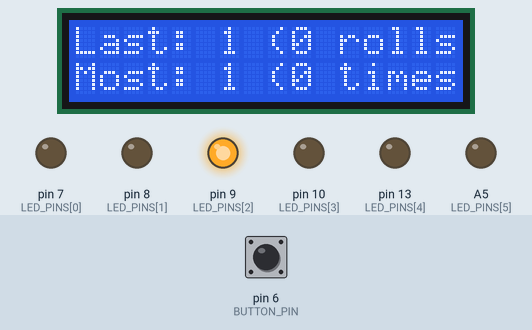
Recording of a sketch running on a simulated Arduino Uno, built with avr-gcc and run on an emulated ATmega328P. On the bench: 16×2 character LCD, output pins drawn as LEDs (lit = HIGH). Dashed ring = blinking. The inputs (shaded band) are chosen by the test bench; at power-on: pin 6 (BUTTON_PIN) HIGH. Random numbers use the default seed unless the sketch sets one; what the sketch prints to the serial monitor is not drawn.

Above: at 4.4 s.
4.5 s: pin 6 (BUTTON_PIN) pulled LOW for 0.15 s
At 7.1 s:
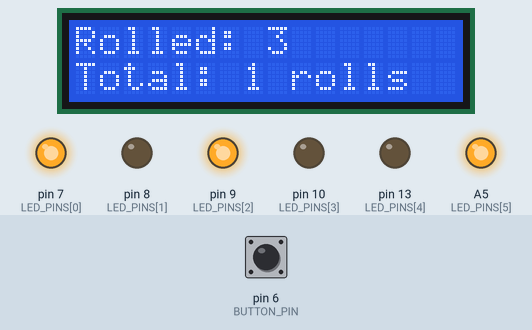
8.2 s: pin 6 (BUTTON_PIN) pulled LOW for 1 s
At 9.35 s:
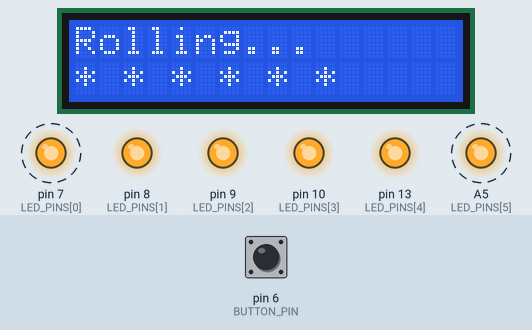
9.8 s: pin 6 (BUTTON_PIN) pulsed LOW 5 times (0.12 s each, 0.3 s apart)
At 14.0 s:
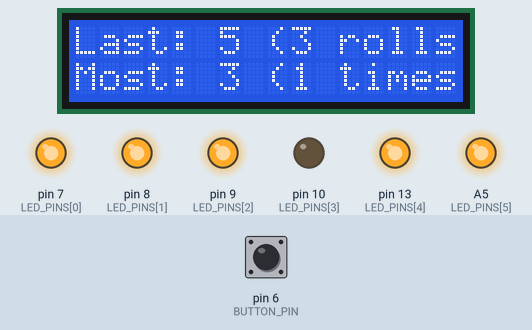
14.3 s: pin 6 (BUTTON_PIN) pulled LOW for 0.15 s
At 16.9 s:
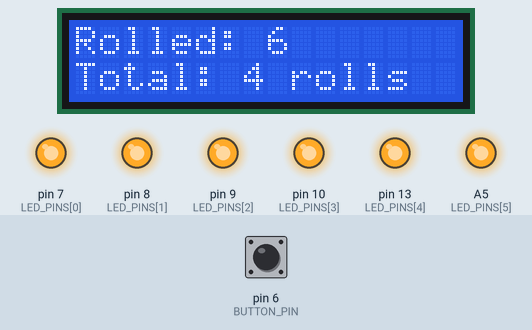
18.0 s: pin 6 (BUTTON_PIN) pulled LOW for 1 s
At 20.18 s:
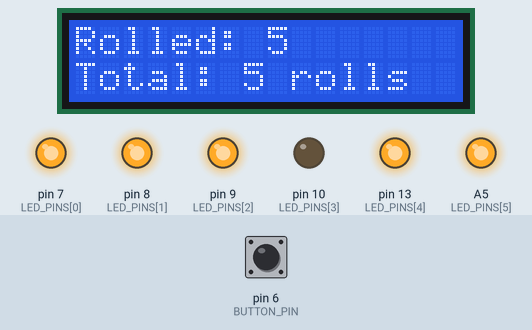
Timing chart, 0 to 20.6 s (numbered marks = the images above; inputs shaded):
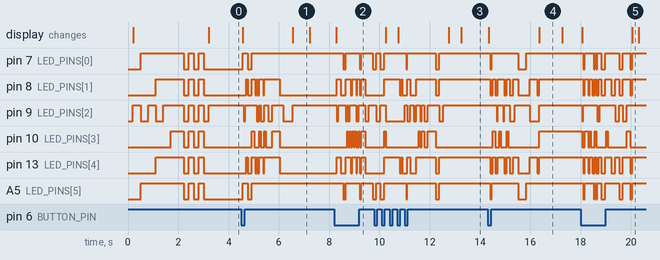

The sketch:

digital_dice.ino
```cpp
/*
  Project 12: Digital Dice
  An electronic dice that displays random numbers 1-6 with rolling animation

  This project reinforces:
  - Digital output (LEDs) - from Program 1
  - Digital input (button) - from Program 2
  - LCD display - from Program 8
  - Random number generation - from Program 11
  - Mathematical concepts (probability, modulo)

  🎲 MISSION PREVIEW: "Probability Engineer"
  Master the mathematics of chance and create systems that make fair decisions!

  Hardware Required:
  - Arduino board
  - 16x2 LCD display
  - 1x Push button
  - 6x LEDs (to represent dice dots)
  - 6x 220Ω resistors (for LEDs)
  - 1x 10KΩ resistor (for button) or use INPUT_PULLUP
  - 1x 10KΩ potentiometer (for LCD contrast)
  - Breadboard and jumper wires
*/

#include <LiquidCrystal.h>

// Initialize LCD library (reinforces LCD from Program 8)
LiquidCrystal lcd(12, 11, 5, 4, 3, 2);

// Pin definitions
const int BUTTON_PIN = 6;           // Roll button
const int LED_PINS[] = {7, 8, 9, 10, 13, A5};  // 6 LEDs for dice pattern
const int NUM_LEDS = 6;             // Number of LEDs

// Game variables
int currentRoll = 1;                // Current dice value
int rollCount = 0;                  // Total number of rolls
int rollHistory[6] = {0, 0, 0, 0, 0, 0};  // Count of each number (reinforces arrays)
bool isRolling = false;             // Animation state
int animationSpeed = 50;            // Animation speed (ms)

// Button handling (reinforces button concepts from Program 2)
bool lastButtonState = HIGH;
bool buttonPressed = false;
unsigned long lastDebounceTime = 0;
const unsigned long debounceDelay = 50;

// Timing variables (reinforces timing from multiple programs)
unsigned long lastRollTime = 0;
unsigned long rollStartTime = 0;
const unsigned long rollDuration = 2000;  // 2 seconds of rolling animation

// Dice patterns - which LEDs to light for each number (reinforces arrays and patterns)
bool dicePatterns[7][6] = {
  {0, 0, 0, 0, 0, 0},  // 0 (not used)
  {0, 0, 1, 0, 0, 0},  // 1: center dot
  {1, 0, 0, 0, 0, 1},  // 2: opposite corners
  {1, 0, 1, 0, 0, 1},  // 3: diagonal
  {1, 1, 0, 0, 1, 1},  // 4: four corners
  {1, 1, 1, 0, 1, 1},  // 5: four corners + center
  {1, 1, 1, 1, 1, 1}   // 6: all dots
};

void setup() {
  // Initialize pins (reinforces pinMode from Programs 1 & 2)
  pinMode(BUTTON_PIN, INPUT_PULLUP);
  for (int i = 0; i < NUM_LEDS; i++) {
    pinMode(LED_PINS[i], OUTPUT);
  }

  // Initialize LCD (reinforces LCD setup from Program 8)
  lcd.begin(16, 2);
  lcd.clear();

  // Initialize serial communication (reinforces serial from all programs)
  Serial.begin(9600);
  Serial.println("🎲 DIGITAL DICE STARTED!");
  Serial.println("🎲 PROBABILITY ENGINEER MODE - Master the mathematics of chance!");
  Serial.println("Press button to roll the dice!");
  Serial.println("===========================================");

  // Initialize random number generator (reinforces random from Program 11)
  randomSeed(analogRead(A0));

  // Display welcome message
  lcd.setCursor(0, 0);
  lcd.print("Digital Dice");
  lcd.setCursor(0, 1);
  lcd.print("Press to roll!");

  // Show initial dice pattern
  displayDice(1);

  // Startup animation (reinforces LED control from Program 1)
  startupAnimation();
}

void loop() {
  // Handle button input (reinforces button handling from Program 2)
  handleButton();

  // Handle rolling animation
  if (isRolling) {
    handleRollingAnimation();
  }

  // Update display periodically
  static unsigned long lastUpdate = 0;
  if (millis() - lastUpdate > 1000) {
    updateDisplay();
    lastUpdate = millis();
  }
}

// Function to handle button presses (reinforces button concepts)
void handleButton() {
  bool reading = digitalRead(BUTTON_PIN);

  // Check if button state changed (debouncing)
  if (reading != lastButtonState) {
    lastDebounceTime = millis();
  }

  // If button state has been stable for debounce delay
  if ((millis() - lastDebounceTime) > debounceDelay) {
    // If button state has changed
    if (reading != buttonPressed) {
      buttonPressed = reading;

      // If button was pressed (LOW because of pull-up)
      if (buttonPressed == LOW && !isRolling) {
        startRoll();
      }
    }
  }

  lastButtonState = reading;
}

// Function to start rolling animation
void startRoll() {
  isRolling = true;
  rollStartTime = millis();
  animationSpeed = 50;  // Start fast

  Serial.println("🎲 Rolling dice...");

  // Clear LCD and show rolling message
  lcd.clear();
  lcd.setCursor(0, 0);
  lcd.print("Rolling...");

  // Show rolling animation on second line
  lcd.setCursor(0, 1);
  lcd.print("* * * * * *");
}

// Function to handle rolling animation
void handleRollingAnimation() {
  unsigned long currentTime = millis();

  // Generate random number during roll (reinforces random numbers)
  if (currentTime - lastRollTime > animationSpeed) {
    currentRoll = random(1, 7);  // Random number 1-6
    displayDice(currentRoll);

    lastRollTime = currentTime;

    // Gradually slow down animation (makes it feel more realistic)
    if (currentTime - rollStartTime > rollDuration / 2) {
      animationSpeed = 150;  // Slow down
    }
  }

  // Check if roll is complete
  if (currentTime - rollStartTime > rollDuration) {
    finishRoll();
  }
}

// Function to finish the roll
void finishRoll() {
  isRolling = false;

  // Final random number (reinforces random concepts)
  currentRoll = random(1, 7);

  // Update statistics (reinforces math and arrays)
  rollCount++;
  rollHistory[currentRoll - 1]++;  // Array index 0-5 for rolls 1-6

  // Display result
  displayDice(currentRoll);

  Serial.print("🎯 Rolled: ");
  Serial.print(currentRoll);
  Serial.print(" (Total rolls: ");
  Serial.print(rollCount);
  Serial.println(")");

  // Show result on LCD
  lcd.clear();
  lcd.setCursor(0, 0);
  lcd.print("Rolled: ");
  lcd.print(currentRoll);

  lcd.setCursor(0, 1);
  lcd.print("Total: ");
  lcd.print(rollCount);
  lcd.print(" rolls");

  // Print statistics to serial (reinforces math concepts)
  printStatistics();
}

// Function to display dice pattern with LEDs (reinforces LED control and arrays)
void displayDice(int number) {
  for (int i = 0; i < NUM_LEDS; i++) {
    digitalWrite(LED_PINS[i], dicePatterns[number][i]);
  }
}

// Function to update LCD display
void updateDisplay() {
  if (!isRolling) {
    // Calculate and display statistics (reinforces math concepts)
    lcd.clear();
    lcd.setCursor(0, 0);
    lcd.print("Last: ");
    lcd.print(currentRoll);
    lcd.print(" (");
    lcd.print(rollCount);
    lcd.print(" rolls)");

    // Show most common number
    int mostCommon = findMostCommon();
    lcd.setCursor(0, 1);
    lcd.print("Most: ");
    lcd.print(mostCommon);
    lcd.print(" (");
    lcd.print(rollHistory[mostCommon - 1]);
    lcd.print(" times)");
  }
}

// Function to find most commonly rolled number (reinforces arrays and loops)
int findMostCommon() {
  int maxCount = 0;
  int mostCommon = 1;

  for (int i = 0; i < 6; i++) {
    if (rollHistory[i] > maxCount) {
      maxCount = rollHistory[i];
      mostCommon = i + 1;  // Convert array index to dice number
    }
  }

  return mostCommon;
}

// Function to print statistics (reinforces math and probability concepts)
void printStatistics() {
  Serial.println("📊 STATISTICS:");
  Serial.println("Number | Count | Percentage");
  Serial.println("-------|-------|----------");

  for (int i = 0; i < 6; i++) {
    float percentage = (rollCount > 0) ? (rollHistory[i] * 100.0 / rollCount) : 0;

    Serial.print("  ");
    Serial.print(i + 1);
    Serial.print("    |  ");
    Serial.print(rollHistory[i]);
    Serial.print("   |  ");
    Serial.print(percentage, 1);
    Serial.println("%");
  }

  Serial.println("-------|-------|----------");
  Serial.print("Expected: 16.7% each (");
  Serial.print(rollCount / 6.0, 1);
  Serial.println(" rolls)");
  Serial.println();
}

// Function for startup animation (reinforces LED control)
void startupAnimation() {
  Serial.println("🎭 Welcome to Digital Dice!");

  // Show each dice pattern (reinforces loops and arrays)
  for (int num = 1; num <= 6; num++) {
    displayDice(num);
    delay(300);
  }

  // Flash all LEDs (reinforces LED control)
  for (int flash = 0; flash < 3; flash++) {
    for (int i = 0; i < NUM_LEDS; i++) {
      digitalWrite(LED_PINS[i], HIGH);
    }
    delay(200);

    for (int i = 0; i < NUM_LEDS; i++) {
      digitalWrite(LED_PINS[i], LOW);
    }
    delay(200);
  }

  // Show starting pattern
  displayDice(1);

  Serial.println("🎲 Ready to roll!");
}

/*
  KEY CONCEPTS REINFORCED:

  From Program 1 (LED Blink):
  - digitalWrite() to control multiple LEDs
  - LED patterns and timing

  From Program 2 (Button Input):
  - digitalRead() and button debouncing
  - State management for user input

  From Program 8 (LCD Display):
  - LCD initialization and text display
  - Real-time information updates

  From Program 11 (Simon Says):
  - Random number generation
  - Arrays for storing patterns

  NEW MATHEMATICAL CONCEPTS:
  - Probability and statistics
  - Percentage calculations
  - Data analysis and trends
  - Modulo arithmetic (array indexing)

  NEW PROGRAMMING CONCEPTS:
  - Two-dimensional arrays (dicePatterns)
  - Statistical analysis
  - Animation timing and control
  - Data visualization
*/
```

Measured:
- after the input at 4.5 s, pin 7 (LED_PINS[0]), A5 (LED_PINS[5]): LOW → HIGH after 0.06 s, → LOW 0.20 s later, → HIGH 0.15 s later; the display: first changes after 0.06 s (image 1 shows a later state)
- after the input at 8.2 s, pin 7 (LED_PINS[0]), A5 (LED_PINS[5]): alternates HIGH for 0.51 s and LOW for 0.08 s, starting after 0.36 s; pin 10 (LED_PINS[3]): goes 3 × (HIGH 0.05 s, LOW 0.05 s), HIGH 0.05 s, LOW 0.10 s, HIGH 0.05 s, LOW 0.05 s, HIGH 0.15 s, then LOW, starting after 0.51 s; the display: changes after 0.07 s (image 2)
- after the input at 14.3 s, pin 7 (LED_PINS[0]): HIGH → LOW after 0.11 s, → HIGH 0.05 s later, → LOW 1.1 s later, → HIGH 0.30 s later; pin 8 (LED_PINS[1]): HIGH → LOW after 0.11 s, → HIGH 0.10 s later, → LOW 0.10 s later, → HIGH 0.10 s later, … (12 changes in this stretch)
- after the input at 18.0 s, the display: first changes after 0.05 s (image 5 shows a later state)
- what the display in image 1 shows lasts 0.6 s, from 6.6 s to 7.2 s
- what the display in image 4 shows lasts 0.9 s, from 16.4 s to 17.3 s
